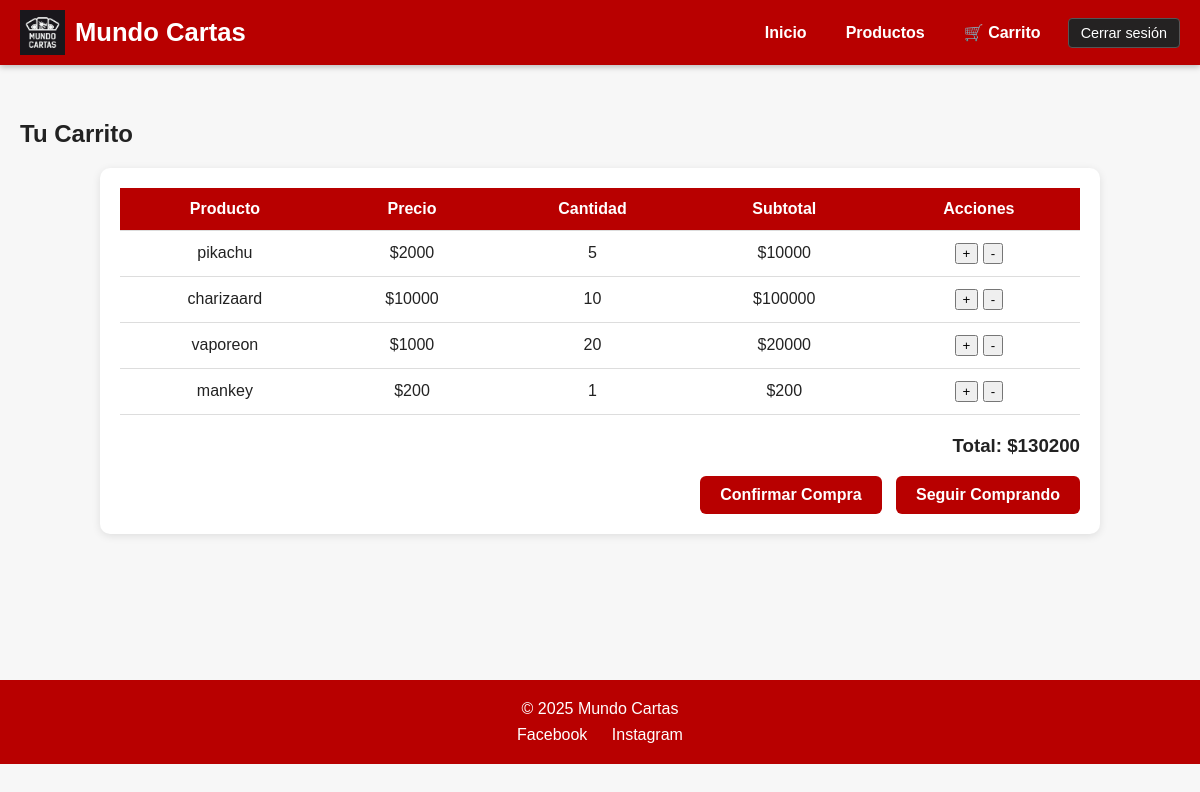
The app's page /carrito/ (signed in) with its own data.
### carrito/models.py (models this page shows, shortened)
class ItemCarrito(models.Model):
    usuario = models.ForeignKey(Usuario, on_delete=models.CASCADE)
    producto = models.ForeignKey(Producto, on_delete=models.CASCADE)
    cantidad = models.PositiveIntegerField(default=1)

### productos/models.py (models this page shows, shortened)
class Producto(models.Model):
    nombre = models.CharField(max_length=150)
    descripcion = models.TextField()
    precio = models.PositiveIntegerField()
    stock = models.PositiveIntegerField()
    imagen = models.ImageField(upload_to="productos", null=True, blank=True)
    categorias = models.ManyToManyField(Categoria)
    creado = models.DateTimeField(auto_now_add=True)
    actualizado = models.DateTimeField(auto_now=True)

### carrito/views.py (the view)
# urls.py: path('', views.ver_carrito, name='ver_carrito'),
@login_required
def ver_carrito(request):
    items = ItemCarrito.objects.filter(usuario=request.user).annotate(
        subtotal=ExpressionWrapper(
            F('producto__precio') * F('cantidad'),
            output_field=IntegerField()
        )
    )
    total = items.aggregate(total=Sum('subtotal'))['total'] or 0
    total = int(total)
    return render(request, 'carrito/ver.html', {
        'items': items,
        'total': total
    })

### carrito/templates/carrito/ver.html (shortened to what this page needs)
{% extends 'base.html' %}
{% block contenido %}
<h2>Tu Carrito</h2>
{% if items %}
<div class="carrito-container">
    <table class="tabla-carrito">
        <thead>
            <tr>
                <th>Producto</th>
                <th>Precio</th>
                <th>Cantidad</th>
                <th>Subtotal</th>
                <th>Acciones</th>
            </tr>
        </thead>
        <tbody>
            {% for item in items %}
            <tr>
                <td>{{ item.producto.nombre }}</td>
                <td>${{ item.producto.precio }}</td>
                <td>{{ item.cantidad }}</td>
                <td>${{ item.subtotal }}</td>
                <td>
                    <form action="{% url 'agregar_al_carrito' item.producto.id %}" method="post" style="display:inline;">
                        <button type="submit" class="btn btn-sm btn-success">+</button>
                    </form>
                    <form action="{% url 'eliminar_una_unidad' item.id %}" method="post" style="display:inline;">
                        <button type="submit" class="btn btn-sm btn-danger">-</button>
                    </form>
                </td>
            </tr>
            {% endfor %}
        </tbody>
    </table>
    <div class="total-carrito">
        <h3>Total: ${{ total }}</h3>
        <a href="{% url 'confirmar_pago' %}" class="btn-confirmar">Confirmar Compra</a>
        <a href="{% url 'lista_productos' %}" class="btn-seguir">Seguir Comprando</a>
    </div>
</div>
{% else %}
<p>Tu carrito está vacío.</p>
{% endif %}
{% endblock %}

### static/css/estilos.css (style rules this page uses)
:root { --color-rojo: #b80000; --color-texto: #222; --color-fondo: #f7f7f7; --color-blanco: #fff; --color-gris: #ddd; --color-sombra: rgba(0, 0, 0, 0.25); }
* { box-sizing: border-box; }
body { font-family: "Poppins", sans-serif; margin: 80px 0 0 0; padding: 0; background-color: var(--color-fondo); color: var(--color-texto); }
.btn-leer, .btn-confirmar, .btn-seguir, .btn-agregar { background-color: var(--color-rojo); color: white; border: none; text-decoration: none; border-radius: 6px; font-weight: bold; transition: background-color 0.3s ease; cursor: pointer; }
.btn-confirmar, .btn-seguir { display: inline-block; margin-left: 10px; padding: 10px 20px; }
.carrito-container { max-width: 1000px; margin: 0 auto; padding: 20px; background-color: white; border-radius: 10px; box-shadow: 0 2px 8px rgba(0, 0, 0, 0.1); }
.tabla-carrito { width: 100%; border-collapse: collapse; margin-bottom: 20px; }
.tabla-carrito th, .tabla-carrito td { padding: 12px; text-align: center; border-bottom: 1px solid #ddd; }
.tabla-carrito th { background-color: var(--color-rojo); color: white; }
.total-carrito { text-align: right; }

### records on screen
ItemCarrito: producto.nombre "pikachu", producto.precio "2000", cantidad "5", subtotal "10000"
ItemCarrito: producto.nombre "charizaard", producto.precio "10000", cantidad "10", subtotal "100000"
ItemCarrito: producto.nombre "vaporeon", producto.precio "1000", cantidad "20", subtotal "20000"
ItemCarrito: producto.nombre "mankey", producto.precio "200", cantidad "1", subtotal "200"

### other values on screen
{{ total }} "130200"
